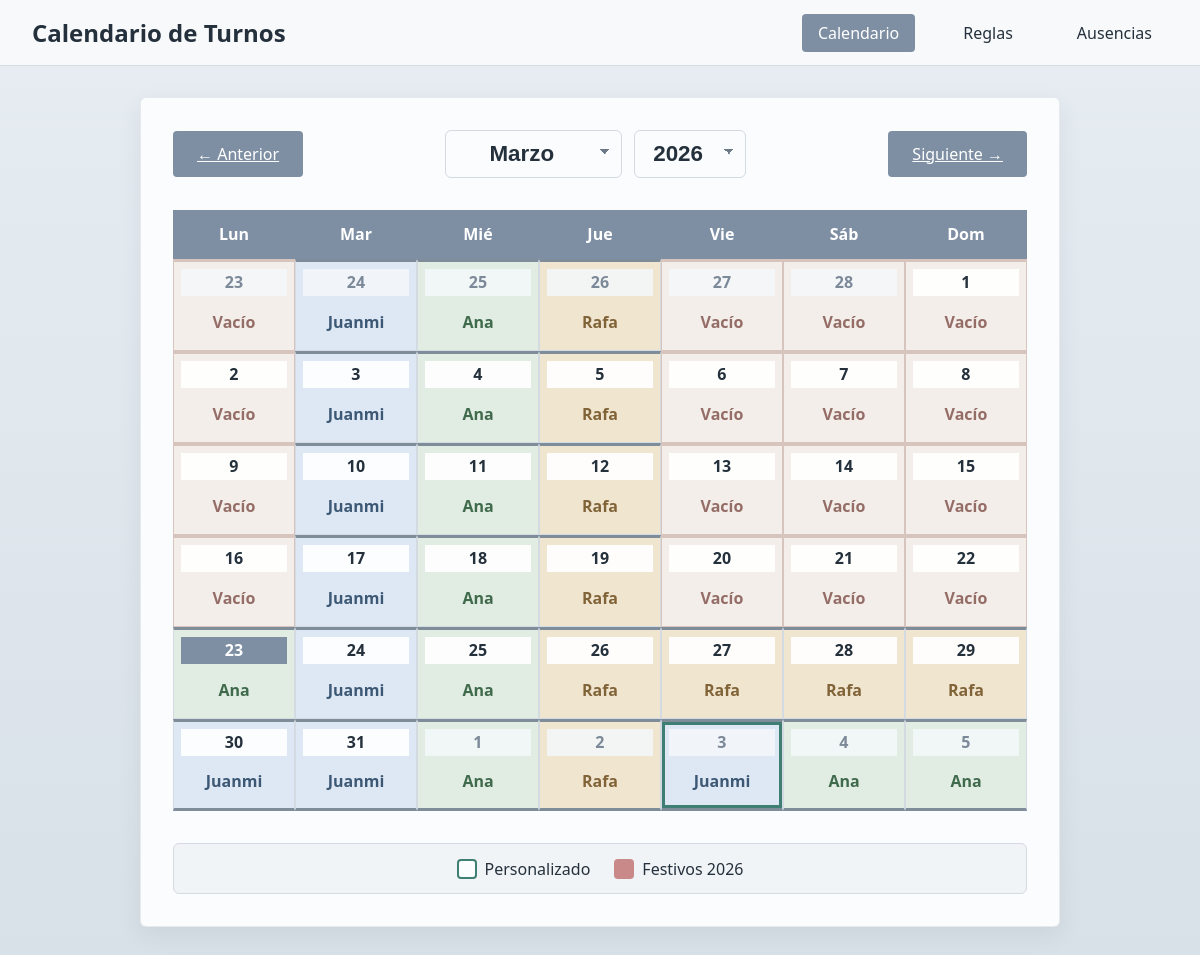
The page / on the database its author committed.
### models.py (models this page shows)
class DayWeekRule(db.Model):
    __tablename__ = 'day_week_rules'
    id = db.Column(db.Integer, primary_key=True)
    day_of_week = db.Column(db.Integer, nullable=False)  # 0=lunes, 6=domingo
    algorithm = db.Column(db.String(20), nullable=False)  # 'fijo' o 'rotatorio'
    person_fijo = db.Column(db.String(50))  # Para algoritmo 'fijo'
    rotation_order = db.Column(db.String(50))  # 'Juanmi,Rafa,Ana' formato
    rotation_start_date = db.Column(db.Date)  # Fecha inicial de rotación
    created_at = db.Column(db.DateTime, default=datetime.utcnow)
    updated_at = db.Column(db.DateTime, default=datetime.utcnow, onupdate=datetime.utcnow)

class CustomShift(db.Model):
    __tablename__ = 'custom_shifts'
    id = db.Column(db.Integer, primary_key=True)
    shift_date = db.Column(db.Date, nullable=False, unique=True)
    person = db.Column(db.String(50), nullable=False)
    note = db.Column(db.Text)
    created_at = db.Column(db.DateTime, default=datetime.utcnow)
    updated_at = db.Column(db.DateTime, default=datetime.utcnow, onupdate=datetime.utcnow)

### app.py (the view)
@app.route(f'/{SECRET_PATH}/')
@app_state.cached_view(lambda: current_month_cache_key(), ('data', 'holidays'))
def index():
    today = date.today()
    return render_calendar(today.year, today.month)

### app.py (called while the page is built, shortened)
def get_week_start(target_date):
    return target_date - timedelta(days=target_date.weekday())

def get_default_shift_for_day(shift_date):
    day_of_week = shift_date.weekday()  # 0=lunes, 6=domingo
    rule = DayWeekRule.query.filter_by(day_of_week=day_of_week).first()
    if not rule:
        return None
    if rule.algorithm == 'fijo':
        return rule.person_fijo
    if rule.algorithm == 'rotatorio':
        if not rule.rotation_order or not rule.rotation_start_date:
            return None
        people_list = [p.strip() for p in rule.rotation_order.split(',') if p.strip()]
        if len(people_list) != 3:
            return None
        start_week = get_week_start(rule.rotation_start_date)
        shift_week = get_week_start(shift_date)
        if shift_week < start_week:
            return None
        weeks_diff = (shift_week - start_week).days // 7
        person_index = weeks_diff % len(people_list)
        return people_list[person_index]
    return None

def get_previous_month(year, month):
    if month == 1:
        return year - 1, 12
    return year, month - 1

def get_next_month(year, month):
    if month == 12:
        return year + 1, 1
    return year, month + 1

def get_month_cache_key(year, month):
    return (HOLIDAY_CACHE_VERSION, year, month)

def calendar_cache_key(year, month):
    return f'calendar:{year:04d}-{month:02d}'

def current_month_cache_key():
    today = date.today()
    return calendar_cache_key(today.year, today.month)

def ensure_holiday_refresh_worker():
    global holiday_refresh_thread
    with holiday_refresh_thread_lock:
        if holiday_refresh_thread and holiday_refresh_thread.is_alive():
            return
        holiday_refresh_thread = Thread(
            target=holiday_refresh_worker,
            name='holiday-refresh',
            daemon=True,
        )
        holiday_refresh_thread.start()
        app.logger.info('Worker de recarga de festivos iniciado')

def get_month_holidays(year, month):
    if year != date.today().year:
        return {}
    cache_key = get_month_cache_key(year, month)
    with holiday_cache_lock:
        month_holidays = holiday_cache.get(cache_key)
    if month_holidays is None:
        app.logger.info('Festivos %s-%02d no disponibles en cache; devolviendo calendario sin festivos', year, month)
        return {}

@app.before_request
def create_tables():
    db.create_all()
    ensure_custom_shift_schema()
    ensure_absence_schema()
    ensure_holiday_refresh_worker()

### templates/calendar.html (shortened to what this page needs)
{% extends "base.html" %}
{% block content %}
<div class="calendar-container">
    <div class="calendar-header">
        <a href="{{ prev_url }}" class="btn btn-nav" aria-label="Mes anterior">
            <span class="nav-label-full">← Anterior</span>
        </a>
        <div class="month-title month-selector-group" aria-label="Seleccionar mes y año">
            <select id="monthSelect" class="month-selector" aria-label="Seleccionar mes">
                {% for month_option in month_options %}
                <option value="{{ month_option.value }}" {% if month_option.value == month %}selected{% endif %}>
                    {{ month_option.label }}
                </option>
                {% endfor %}
            </select>
            <select id="yearSelect" class="month-selector year-selector" aria-label="Seleccionar año">
                {% for year_option in year_options %}
                <option value="{{ year_option }}" {% if year_option == year %}selected{% endif %}>
                    {{ year_option }}
                </option>
                {% endfor %}
            </select>
        </div>
        <a href="{{ next_url }}" class="btn btn-nav" aria-label="Mes siguiente">
            <span class="nav-label-full">Siguiente →</span>
        </a>
    </div>
    <table class="calendar-table">
        <thead>
            <tr>
                {% for day_name in days_of_week %}
                <th>
                    <span class="day-name-full">{{ day_name }}</span>
                </th>
                {% endfor %}
            </tr>
        </thead>
        <tbody>
            {% for week in weeks %}
            <tr class="calendar-week">
                {% for day in week %}
                <td class="calendar-day {% if day.month_type == 'current' %}current-month{% else %}other-month{% endif %} {% if loop.index0 >= 5 %}weekend-day{% endif %} {% if day.is_today and day.month_type == 'current' %}today{% endif %} {% if day.is_holiday %}holiday{% endif %} {% if not day.person %}no-rule{% endif %} {% if day.is_custom %}custom-shift{% else %}default-shift{% endif %} {% if day.person == 'Juanmi' %}person-juanmi{% elif day.person == 'Rafa' %}person-rafa{% elif day.person == 'Ana' %}person-ana{% endif %}"
                    data-date="{{ day.date.isoformat() }}"
                    {% if day.holiday_name %}title="{{ day.holiday_name }}"{% endif %}>
                    <div class="day-content">
                        <div class="day-header">
                            <button
                                type="button"
                                class="day-number {% if day.is_holiday %}holiday-trigger{% endif %}"
                                {% if day.holiday_name %}
                                data-holiday-name="{{ day.holiday_name }}"
                                aria-label="Festivo: {{ day.holiday_name }}"
                                {% else %}
                                aria-label="Día {{ day.day_num }}"
                                {% endif %}
                            >{{ day.day_num }}</button>
                        </div>
                        <div class="day-person"
                             data-date="{{ day.date.isoformat() }}"
                             data-current-person="{{ day.person or '' }}"
                             data-default-person="{{ day.default_person or '' }}"
                             data-note="{{ day.note or '' }}"
                             data-absent-people='{{ day.absent_people|tojson }}'>
                            <span class="person-name person-name-full">{{ day.person or 'Vacío' }}</span>
                        </div>
                    </div>
                </td>
                {% endfor %}
            </tr>
            {% endfor %}
        </tbody>
    </table>
    <div class="legend">
        <div class="legend-item">
            <span class="legend-box custom"></span> Personalizado
        </div>
        <div class="legend-item">
            <span class="legend-box holiday"></span> Festivos {{ holiday_reference_year }}
        </div>
    </div>
</div>
{% endblock %}

### templates/base.html (shortened to what this page needs)
<!DOCTYPE html>
<html lang="es-ES">
<head>
    <link rel="stylesheet" href="https://cdnjs.cloudflare.com/ajax/libs/font-awesome/6.5.2/css/all.min.css">
    <link rel="stylesheet" href="{{ url_for('secret_static', filename='style.css') }}">
</head>
<body>
    <nav class="navbar">
        <div class="nav-container">
            <h1 class="nav-title">Calendario de Turnos</h1>
            <ul id="siteNav" class="nav-links">
                <li><a href="{{ url_for('index') }}" class="nav-link {% if request.endpoint in ['index', 'calendar_view'] %}is-active{% endif %}">Calendario</a></li>
                <li><a href="{{ url_for('settings') }}" class="nav-link {% if request.endpoint == 'settings' %}is-active{% endif %}">Reglas</a></li>
                <li><a href="{{ url_for('absences') }}" class="nav-link {% if request.endpoint == 'absences' %}is-active{% endif %}">Ausencias</a></li>
            </ul>
        </div>
    </nav>
    <main class="container">
        {% block content %}{% endblock %}
    </main>
</body>
</html>

### rows shown on the page
DayWeekRule: person_fijo "Juanmi" "Juanmi" "Juanmi" "Juanmi" "Juanmi" "Juanmi"
DayWeekRule: person_fijo "Ana" "Ana" "Ana" "Ana" "Ana" "Ana"
DayWeekRule: person_fijo "Rafa" "Rafa" "Rafa" "Rafa" "Rafa" "Rafa"
CustomShift: day_num "3", person "Juanmi"

### other values the page prints
{{ day_name }} "Lun" "Mar" "Mié" "Jue" "Vie" "Sáb" "Dom"
{{ day.day_num }} "23" "24" "25" "26" "27" "28" "1" "2" "3" "4" "5" "6" "7" "8" "9" "10" "11" "12" "13" "14" "15" "16" "17" "18" "19" "20" "21" "22" "23" "24" "25" "26" "27" "28" "29" "30" "31" "1" "2" "4" "5"
{{ day.person or 'Vacío' }} "Vacío" "Vacío" "Vacío" "Vacío" "Vacío" "Vacío" "Vacío" "Vacío" "Vacío" "Vacío" "Vacío" "Vacío" "Vacío" "Vacío" "Vacío" "Vacío" "Ana" "Rafa" "Rafa" "Rafa" "Juanmi" "Ana" "Ana"
form field value "Marzo"
form field value "2026"
